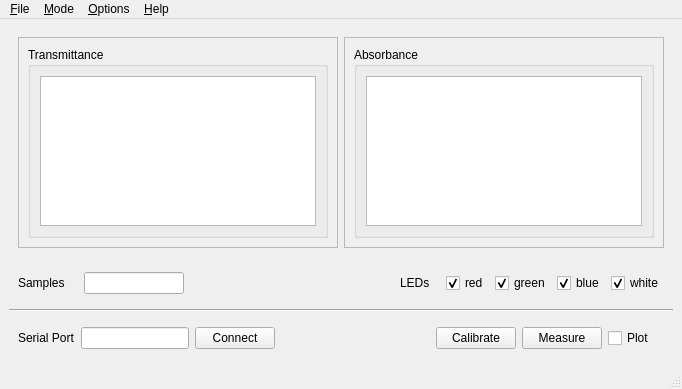
<?xml version="1.0" encoding="UTF-8"?>
<ui version="4.0">
 <class>MainWindow</class>
 <widget class="QMainWindow" name="MainWindow">
  <property name="geometry">
   <rect>
    <x>0</x>
    <y>0</y>
    <width>682</width>
    <height>389</height>
   </rect>
  </property>
  <property name="windowTitle">
   <string>Colorimeter Basic</string>
  </property>
  <widget class="QWidget" name="centralwidget">
   <layout class="QVBoxLayout" name="verticalLayout_5">
    <item>
     <widget class="QWidget" name="widget_2" native="true">
      <layout class="QHBoxLayout" name="horizontalLayout_2">
       <item>
        <widget class="QFrame" name="frame">
         <property name="frameShape">
          <enum>QFrame::StyledPanel</enum>
         </property>
         <property name="frameShadow">
          <enum>QFrame::Raised</enum>
         </property>
         <layout class="QVBoxLayout" name="verticalLayout_2">
          <item>
           <widget class="QGroupBox" name="transmissionGroupBox">
            <property name="title">
             <string>Transmittance</string>
            </property>
            <layout class="QVBoxLayout" name="verticalLayout">
             <item>
              <widget class="QTextEdit" name="transmissionTextEdit">
               <property name="readOnly">
                <bool>true</bool>
               </property>
              </widget>
             </item>
            </layout>
           </widget>
          </item>
         </layout>
        </widget>
       </item>
       <item>
        <widget class="QFrame" name="frame_2">
         <property name="frameShape">
          <enum>QFrame::StyledPanel</enum>
         </property>
         <property name="frameShadow">
          <enum>QFrame::Raised</enum>
         </property>
         <layout class="QVBoxLayout" name="verticalLayout_4">
          <item>
           <widget class="QGroupBox" name="absorbanceGroupBox">
            <property name="title">
             <string>Absorbance</string>
            </property>
            <layout class="QVBoxLayout" name="verticalLayout_3">
             <item>
              <widget class="QTextEdit" name="absorbanceTextEdit">
               <property name="readOnly">
                <bool>true</bool>
               </property>
              </widget>
             </item>
            </layout>
           </widget>
          </item>
         </layout>
        </widget>
       </item>
      </layout>
     </widget>
    </item>
    <item>
     <widget class="QWidget" name="widget_5" native="true">
      <layout class="QHBoxLayout" name="horizontalLayout_5">
       <item>
        <widget class="QLabel" name="label_2">
         <property name="sizePolicy">
          <sizepolicy hsizetype="Fixed" vsizetype="Preferred">
           <horstretch>0</horstretch>
           <verstretch>0</verstretch>
          </sizepolicy>
         </property>
         <property name="text">
          <string>Samples    </string>
         </property>
        </widget>
       </item>
       <item>
        <widget class="QLineEdit" name="samplesLineEdit">
         <property name="sizePolicy">
          <sizepolicy hsizetype="Fixed" vsizetype="Fixed">
           <horstretch>0</horstretch>
           <verstretch>0</verstretch>
          </sizepolicy>
         </property>
         <property name="maximumSize">
          <size>
           <width>100</width>
           <height>16777215</height>
          </size>
         </property>
        </widget>
       </item>
       <item>
        <spacer name="horizontalSpacer_6">
         <property name="orientation">
          <enum>Qt::Horizontal</enum>
         </property>
         <property name="sizeHint" stdset="0">
          <size>
           <width>143</width>
           <height>20</height>
          </size>
         </property>
        </spacer>
       </item>
       <item>
        <widget class="QLabel" name="ledsLabel">
         <property name="text">
          <string>LEDs</string>
         </property>
        </widget>
       </item>
       <item>
        <spacer name="horizontalSpacer_2">
         <property name="orientation">
          <enum>Qt::Horizontal</enum>
         </property>
         <property name="sizeType">
          <enum>QSizePolicy::Fixed</enum>
         </property>
         <property name="sizeHint" stdset="0">
          <size>
           <width>10</width>
           <height>20</height>
          </size>
         </property>
        </spacer>
       </item>
       <item>
        <widget class="QCheckBox" name="redCheckBox">
         <property name="sizePolicy">
          <sizepolicy hsizetype="Fixed" vsizetype="Fixed">
           <horstretch>0</horstretch>
           <verstretch>0</verstretch>
          </sizepolicy>
         </property>
         <property name="maximumSize">
          <size>
           <width>65</width>
           <height>16777215</height>
          </size>
         </property>
         <property name="text">
          <string>red</string>
         </property>
         <property name="checked">
          <bool>true</bool>
         </property>
        </widget>
       </item>
       <item>
        <widget class="QCheckBox" name="greenCheckBox">
         <property name="sizePolicy">
          <sizepolicy hsizetype="Fixed" vsizetype="Fixed">
           <horstretch>0</horstretch>
           <verstretch>0</verstretch>
          </sizepolicy>
         </property>
         <property name="maximumSize">
          <size>
           <width>65</width>
           <height>16777215</height>
          </size>
         </property>
         <property name="text">
          <string>green</string>
         </property>
         <property name="checked">
          <bool>true</bool>
         </property>
        </widget>
       </item>
       <item>
        <widget class="QCheckBox" name="blueCheckBox">
         <property name="sizePolicy">
          <sizepolicy hsizetype="Fixed" vsizetype="Fixed">
           <horstretch>0</horstretch>
           <verstretch>0</verstretch>
          </sizepolicy>
         </property>
         <property name="maximumSize">
          <size>
           <width>65</width>
           <height>16777215</height>
          </size>
         </property>
         <property name="text">
          <string>blue</string>
         </property>
         <property name="checked">
          <bool>true</bool>
         </property>
        </widget>
       </item>
       <item>
        <widget class="QCheckBox" name="whiteCheckBox">
         <property name="sizePolicy">
          <sizepolicy hsizetype="Fixed" vsizetype="Fixed">
           <horstretch>0</horstretch>
           <verstretch>0</verstretch>
          </sizepolicy>
         </property>
         <property name="maximumSize">
          <size>
           <width>65</width>
           <height>16777215</height>
          </size>
         </property>
         <property name="text">
          <string>white</string>
         </property>
         <property name="checked">
          <bool>true</bool>
         </property>
        </widget>
       </item>
      </layout>
     </widget>
    </item>
    <item>
     <widget class="Line" name="line_3">
      <property name="orientation">
       <enum>Qt::Horizontal</enum>
      </property>
     </widget>
    </item>
    <item>
     <widget class="QWidget" name="widget" native="true">
      <property name="sizePolicy">
       <sizepolicy hsizetype="Preferred" vsizetype="Fixed">
        <horstretch>0</horstretch>
        <verstretch>0</verstretch>
       </sizepolicy>
      </property>
      <layout class="QHBoxLayout" name="horizontalLayout">
       <item>
        <widget class="QLabel" name="label">
         <property name="text">
          <string>Serial Port</string>
         </property>
        </widget>
       </item>
       <item>
        <widget class="QLineEdit" name="portLineEdit">
         <property name="sizePolicy">
          <sizepolicy hsizetype="Fixed" vsizetype="Fixed">
           <horstretch>0</horstretch>
           <verstretch>0</verstretch>
          </sizepolicy>
         </property>
        </widget>
       </item>
       <item>
        <widget class="QPushButton" name="connectPushButton">
         <property name="text">
          <string>Connect</string>
         </property>
        </widget>
       </item>
       <item>
        <spacer name="horizontalSpacer">
         <property name="orientation">
          <enum>Qt::Horizontal</enum>
         </property>
         <property name="sizeHint" stdset="0">
          <size>
           <width>322</width>
           <height>20</height>
          </size>
         </property>
        </spacer>
       </item>
       <item>
        <widget class="QPushButton" name="calibratePushButton">
         <property name="sizePolicy">
          <sizepolicy hsizetype="Fixed" vsizetype="Fixed">
           <horstretch>0</horstretch>
           <verstretch>0</verstretch>
          </sizepolicy>
         </property>
         <property name="text">
          <string>Calibrate</string>
         </property>
        </widget>
       </item>
       <item>
        <widget class="QPushButton" name="measurePushButton">
         <property name="sizePolicy">
          <sizepolicy hsizetype="Fixed" vsizetype="Fixed">
           <horstretch>0</horstretch>
           <verstretch>0</verstretch>
          </sizepolicy>
         </property>
         <property name="text">
          <string>Measure</string>
         </property>
        </widget>
       </item>
       <item>
        <widget class="QCheckBox" name="plotCheckBox">
         <property name="text">
          <string>Plot   </string>
         </property>
        </widget>
       </item>
      </layout>
     </widget>
    </item>
   </layout>
  </widget>
  <widget class="QMenuBar" name="menubar">
   <property name="geometry">
    <rect>
     <x>0</x>
     <y>0</y>
     <width>682</width>
     <height>23</height>
    </rect>
   </property>
   <widget class="QMenu" name="menuFile">
    <property name="title">
     <string>&amp;File</string>
    </property>
    <addaction name="actionSave"/>
   </widget>
   <widget class="QMenu" name="menu_Help">
    <property name="title">
     <string>&amp;Help</string>
    </property>
    <addaction name="actionAbout"/>
   </widget>
   <widget class="QMenu" name="menuMode">
    <property name="title">
     <string>&amp;Mode</string>
    </property>
    <addaction name="actionStandardRgbLED"/>
    <addaction name="actionCustomLEDVerB"/>
    <addaction name="actionCustomLEDVerC"/>
   </widget>
   <widget class="QMenu" name="menu_Options">
    <property name="title">
     <string>&amp;Options</string>
    </property>
    <widget class="QMenu" name="menuSignificantDigits">
     <property name="title">
      <string>Significant Digits</string>
     </property>
    </widget>
    <addaction name="menuSignificantDigits"/>
   </widget>
   <addaction name="menuFile"/>
   <addaction name="menuMode"/>
   <addaction name="menu_Options"/>
   <addaction name="menu_Help"/>
  </widget>
  <widget class="QStatusBar" name="statusbar"/>
  <action name="actionSave">
   <property name="text">
    <string>Save...</string>
   </property>
  </action>
  <action name="actionAbout">
   <property name="text">
    <string>About</string>
   </property>
  </action>
  <action name="actionStandardRgbLED">
   <property name="checkable">
    <bool>true</bool>
   </property>
   <property name="text">
    <string>Standard RGB LED</string>
   </property>
  </action>
  <action name="actionCustomLEDVerB">
   <property name="checkable">
    <bool>true</bool>
   </property>
   <property name="text">
    <string>One custom LED (Ver. B)</string>
   </property>
  </action>
  <action name="actionSignificantDigits1">
   <property name="checkable">
    <bool>true</bool>
   </property>
   <property name="text">
    <string>1</string>
   </property>
  </action>
  <action name="actionSignificantDigits2">
   <property name="checkable">
    <bool>true</bool>
   </property>
   <property name="text">
    <string>2</string>
   </property>
  </action>
  <action name="actionSignificantDigits3">
   <property name="checkable">
    <bool>true</bool>
   </property>
   <property name="text">
    <string>3</string>
   </property>
  </action>
  <action name="actionSignificantDigits4">
   <property name="checkable">
    <bool>true</bool>
   </property>
   <property name="text">
    <string>4</string>
   </property>
  </action>
  <action name="actionCustomLEDVerC">
   <property name="text">
    <string>Two custom LEDs (Ver. C)</string>
   </property>
  </action>
 </widget>
 <resources/>
 <connections/>
</ui>
